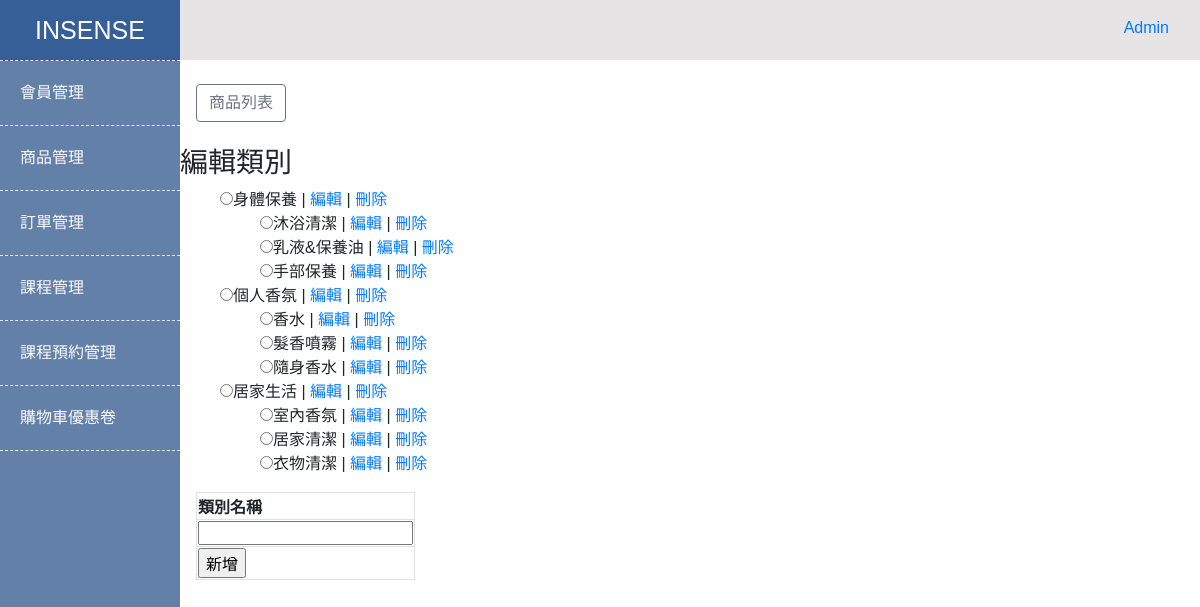
The page /backStage/category.php (signed in) on the database its author committed.
### tables this page shows
CREATE TABLE `categories` (
  `categoryId` int(11) NOT NULL COMMENT '流水號',
  `categoryName` varchar(100) DEFAULT NULL COMMENT '類別名稱',
  `categoryParentId` int(11) NOT NULL DEFAULT '0' COMMENT '上層編號',
  `created_at` datetime NOT NULL DEFAULT CURRENT_TIMESTAMP COMMENT '新增時間',
  `updated_at` datetime NOT NULL DEFAULT CURRENT_TIMESTAMP ON UPDATE CURRENT_TIMESTAMP COMMENT '更新時間'
);

### backStage/category.php (the view, shortened to what this page needs)
<?php
function buildTree($pdo, $parentId = 0)
{
  $sql = "SELECT `categoryId`, `categoryName`, `categoryParentId`
            FROM `categories`
            WHERE `categoryParentId` = ?";
  $stmt = $pdo->prepare($sql);
  $arrParam = [$parentId];
  $stmt->execute($arrParam);
  if ($stmt->rowCount() > 0) {
    echo "<ul>";
    $arr = $stmt->fetchAll(PDO::FETCH_ASSOC);
    for ($i = 0; $i < count($arr); $i++) {
      echo "<li>";
      echo "<input type='radio' name='categoryId' value='" . $arr[$i]['categoryId'] . "' />";
      echo $arr[$i]['categoryName'];
      echo " | <a href='./editCategory.php?editCategoryId=" . $arr[$i]['categoryId'] . "'>編輯</a>";
      echo " | <a href='../action/deleteCategory.php?deleteCategoryId=" . $arr[$i]['categoryId'] . "'>刪除</a>";
      buildTree($pdo, $arr[$i]['categoryId']);
      echo "</li>";
    }
    echo "</ul>";
  }
}
?>
<?php
require_once('../templates/header.php');
require_once('../templates/leftSideBar.php');
require_once('../templates/rightContainer.php');
?>
<br>
<a class="btn btn-outline-secondary ml-3" href="./admin.php" role="button">商品列表</a>
<br>
<br>
<h3>編輯類別</h3>
<form name="myForm" method="POST" action="../action/insertCategory.php">
  <?php buildTree($pdo, 0); ?>
  <table class="border ml-3">
    <thead>
      <tr>
        <th class="border">類別名稱</th>
      </tr>
    </thead>
    <tbody>
      <tr>
        <td class="border">
          <input type="text" name="categoryName" value="" maxlength="100" />
        </td>
      </tr>
    </tbody>
    <tfoot>
      <tr>
        <td class="border"><input type="submit" name="smb" value="新增"></td>
      </tr>
    </tfoot>
  </table>
</form>
<?php
require_once('../templates/footer.php');
?>

### backstageCss/style.css (style rules this page uses)
:root { --main-bg-white: #FAFAFA; --nav-bg-grey: #6c6c6d; --main-text-black: #000008; --main-logo-blue: #6381a8; --main-light-blue: #ACC5E1; --main-padding-grey: rgb(230, 228, 228); }
li { list-style: none; }
body { overflow-x: hidden; font-family: 'Noto Sans TC', sans-serif; font-size: 16px; }

### rows shown on the page
categories: categoryName "身體保養"
categories: categoryName "沐浴清潔"
categories: categoryName "乳液&保養油"
categories: categoryName "手部保養"
categories: categoryName "個人香氛"
categories: categoryName "香水"
categories: categoryName "髮香噴霧"
categories: categoryName "隨身香水"
categories: categoryName "居家生活"
categories: categoryName "室內香氛"
categories: categoryName "居家清潔"
categories: categoryName "衣物清潔"
